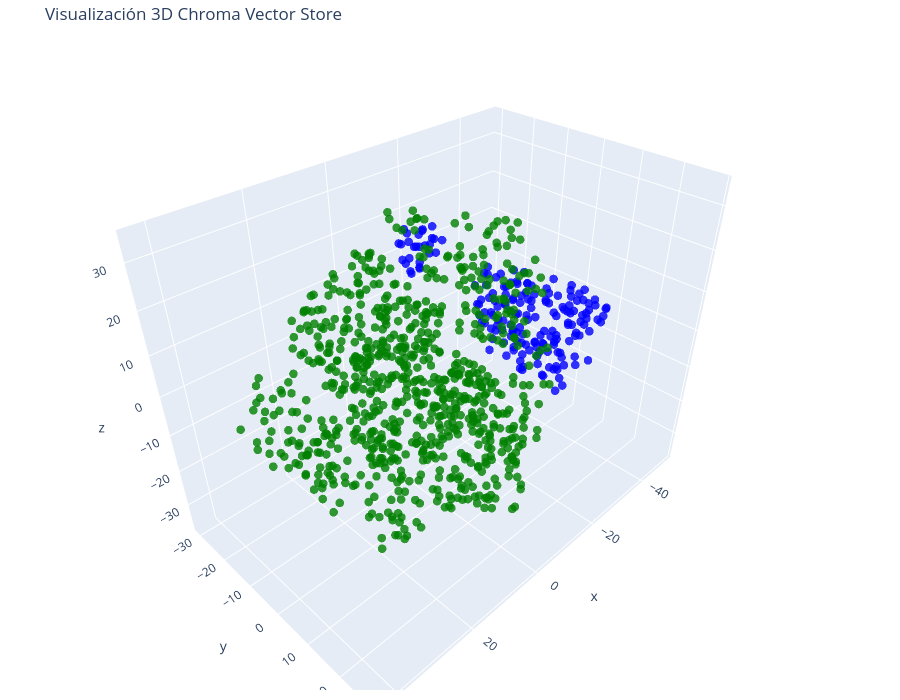

Notebook code cell kept with this figure:
### Code cell
# Let's try 3D!

tsne = TSNE(n_components=3, random_state=42)
reduced_vectors = tsne.fit_transform(vectors)

# Create the 3D scatter plot
fig = go.Figure(data=[go.Scatter3d(
    x=reduced_vectors[:, 0],
    y=reduced_vectors[:, 1],
    z=reduced_vectors[:, 2],
    mode='markers',
    marker=dict(
        size=5,
        color=colors,
        opacity=0.8
    ),
    text=[f"Type: {t}<br>Text: {d[:100]}..." for t, d in zip(doc_types, documents)],
    hoverinfo='text'
)])

fig.update_layout(
    title='Visualización 3D Chroma Vector Store',
    scene=dict(xaxis_title='x', yaxis_title='y', zaxis_title='z'),
    width=900,
    height=700,
    margin=dict(r=20, b=10, l=10, t=40)
)

fig.show()

### Figure 1 — Plotly figure (JSON) as saved in the notebook; plotly's stock layout.template omitted (floating-point values rounded to 4 significant figures; data arrays with more than 128 entries replaced by an {"elided": "..."} marker saying what was removed)
{"data": [{"hoverinfo": "text", "marker": {"color": {"elided": "965 str values"}, "opacity": 0.8, "size": 5}, "mode": "markers", "text": {"elided": "965 str values"}, "type": "scatter3d", "x": {"elided": "965 float values"}, "y": {"elided": "965 float values"}, "z": {"elided": "965 float values"}}], "layout": {"height": 700, "margin": {"b": 10, "l": 10, "r": 20, "t": 40}, "scene": {"xaxis": {"title": {"text": "x"}}, "yaxis": {"title": {"text": "y"}}, "zaxis": {"title": {"text": "z"}}}, "title": {"text": "Visualización 3D Chroma Vector Store"}, "width": 900}}
